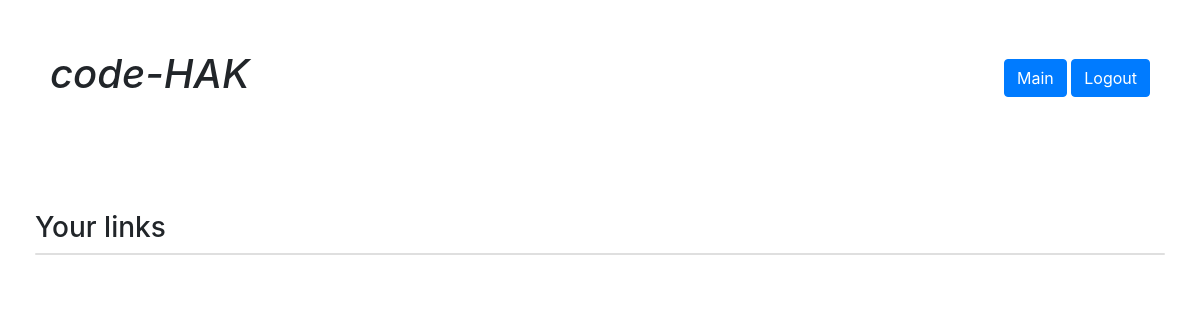
Page /links/ (signed in) on the earlier database version.
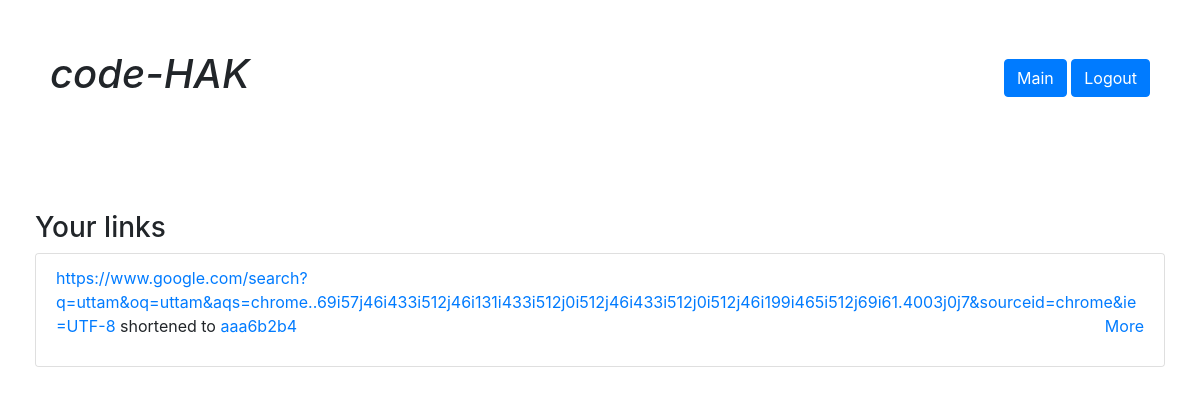
Same page on the later database version.
### engine/models.py (models this page shows, shortened)
class Url(models.Model):
    user = models.ForeignKey('auth.User', on_delete=models.CASCADE, null=True)
    original_url = models.CharField(max_length=1024)
    short_url = models.CharField(max_length=12)

### engine/views.py (the view)
# urls.py: path('links/', UserLinksView.as_view(), name='user_links_list'),
class UserLinksView(LoginRequiredMixin, ListView):
    model = Url
    context_object_name = 'urls'
    template_name = 'user_links_list.html'
    def get_queryset(self):
        return self.model.objects.filter(user=self.request.user).order_by('-pk')  #fetching the objects of class url where user is user

### templates/user_links_list.html
{% extends 'base.html' %}
{% block content %}
    <div id="wrapper">
        <div class="menu">
            <div class=logo><h1>code-HAK</h1></div>
        <div class=pages>
            <a class="btn btn-primary" href="{% url 'main' %}">Main</a>
            <a class="btn btn-primary" href="{% url 'logout' %}">Logout</a>
        </div>
    </div>
        <div class="container-fluid" style="padding: 35px;">
            <h3>Your links</h3>
            <div class="card" style="width: 100%">
                <ul class="list-group list-group-flush">
                    {% for url in urls %}
                        <li class="list-group-item">
                            <a href="{{ url.original_url }}">{{ url.original_url }}</a> shortened to <a
                                href="/{{ url.short_url }}">{{ url.short_url }}</a>
                            <p style="float: right"><a href="{% url 'user_link_detail' url=url.short_url %}">More</a>
                            </p>
                        </li>
                    {% endfor %}
                </ul>
            </div>
        </div>
    </div>
{% endblock %}

### templates/base.html (shortened to what this page needs)
{% load staticfiles %}
<html lang="en">
<head>
    <link href="//maxcdn.bootstrapcdn.com/bootstrap/4.1.1/css/bootstrap.min.css" rel="stylesheet" id="bootstrap-css">
    <link rel="stylesheet" href="{% static 'css/style.css' %}">
</head>
<body>
{% block content %}
{% endblock %}
</body>
</html>

### engine/static/css/style.css (style rules this page uses)
.menu { padding: 50px; display: flex; justify-content: space-between; align-items: center; width: 100%; }
.logo { float: left; font-style: oblique; }
.pages { float: right; }
.container-fluid { margin-top: 20px; }

Differences in the rows shown:
added Url: original_url "https://www.google.com/search?q=uttam&oq=uttam&aqs=chrome..69i57j46i433i512j46i131i433i512j0i512j46i433i512j0i512j46i199i465i512j69i61.4003j0j7&sourceid=chrome&ie=UTF-8", short_url "aaa6b2b4"
